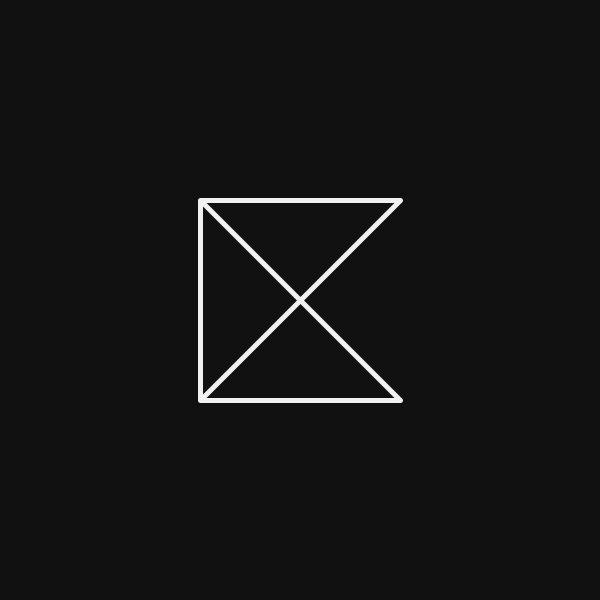
Frame 1 (no input)
Frame 60 (the mouse pressed at the canvas centre just before this capture): identical to frame 1, image omitted
Frame 120 (the mouse held since frame 60 and released just before this capture): identical to frame 1, image omitted

The Processing sketch that drew this single still picture (run headless with seeded random() and noise(); from frame 60 on, the mouse is pressed at the canvas centre):

// Processing sketch: art006
// ── art006.pde
void setup() {
    size(600,600);
}

void draw() {
    float a = 200;

    background(#111111);
    noFill();
    stroke(#f1f1f1);
    strokeCap(ROUND);
    strokeJoin(ROUND);
    strokeWeight(5);

    beginShape();
    vertex(a, a);
    vertex(2 * a, a);
    vertex(a, 2 * a);
    vertex(a, a);
    vertex(2 * a, 2 * a);
    vertex(a, 2 * a);
    endShape();
}
